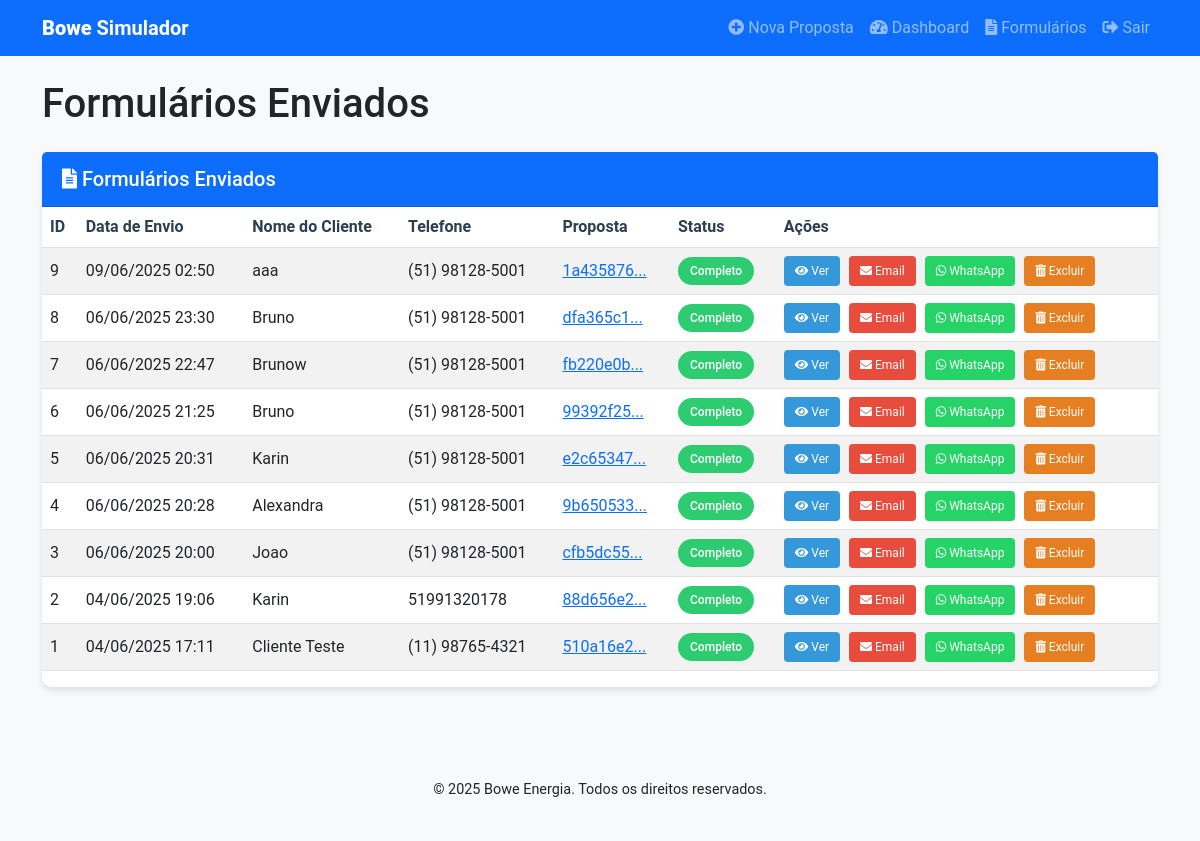
Screenshot of /admin/formularios (signed in) with the database file from the repository.
### src/models/formulario.py (models this page shows, shortened)
class FormularioCliente(db.Model):
    __tablename__ = 'formularios_cliente'
    id = db.Column(db.Integer, primary_key=True)
    proposta_id = db.Column(db.Integer, db.ForeignKey('propostas.id'), nullable=False)
    data_submissao = db.Column(db.DateTime, default=datetime.utcnow)
    nome_completo = db.Column(db.String(150), nullable=False)
    telefone = db.Column(db.String(20), nullable=False)
    email = db.Column(db.String(150), nullable=True)
    estado_civil = db.Column(db.String(50), nullable=True)
    cpf = db.Column(db.String(20), nullable=True)
    rg = db.Column(db.String(20), nullable=True)
    naturalidade = db.Column(db.String(100), nullable=True)
    documento_filename = db.Column(db.String(255), nullable=False)
    conta_luz_filename = db.Column(db.String(255), nullable=False)
    proposta = db.relationship('Proposta', backref=db.backref('formulario', uselist=False))

### src/routes/formulario.py (the view)
@formulario_bp.route('/admin/formularios')
def admin_formularios():
    if 'logged_in' not in session:
        flash('Acesso restrito. Por favor, faça login.', 'error')
        return redirect(url_for('dashboard.login'))
    formularios = FormularioCliente.query.order_by(FormularioCliente.data_submissao.desc()).all()
    return render_template('admin_formularios.html', formularios=formularios)

### src/templates/admin_formularios.html (shortened to what this page needs)
{% extends "base.html" %}
{% block styles %}
<link href="https://cdnjs.cloudflare.com/ajax/libs/font-awesome/5.15.4/css/all.min.css" rel="stylesheet">
{% endblock %}
{% block content %}
<div class="container mt-4">
    <div class="row">
        <div class="col-md-12">
            <h1 class="mb-4">Formulários Enviados</h1>
            <div class="card">
                <div class="card-header bg-primary text-white">
                    <h5 class="mb-0"><i class="fas fa-file-alt"></i> Formulários Enviados</h5>
                </div>
                <div class="table-responsive">
                    {% if formularios %}
                    <table class="table table-striped table-hover">
                        <thead>
                            <tr>
                                <th>ID</th>
                                <th>Data de Envio</th>
                                <th>Nome do Cliente</th>
                                <th>Telefone</th>
                                <th>Proposta</th>
                                <th>Status</th>
                                <th>Ações</th>
                            </tr>
                        </thead>
                        <tbody>
                            {% for formulario in formularios %}
                            <tr>
                                <td>{{ formulario.id }}</td>
                                <td>{{ formulario.data_submissao.strftime('%d/%m/%Y %H:%M') }}</td>
                                <td>{{ formulario.nome_completo }}</td>
                                <td>{{ formulario.telefone }}</td>
                                <td>
                                    <a href="{{ url_for('proposta.visualizar', id_publico=formulario.proposta.id_publico) }}" target="_blank">
                                        {{ formulario.proposta.id_publico[:8] }}...
                                    </a>
                                </td>
                                <td><span class="badge badge-success">Completo</span></td>
                                <td>
                                    <a href="{{ url_for('formulario.admin_formulario_detalhe', id=formulario.id) }}" class="btn btn-sm btn-view">
                                        <i class="fas fa-eye"></i> Ver
                                    </a>
                                    <a href="mailto:{{ formulario.proposta.email_indicado }}" class="btn btn-sm btn-email">
                                        <i class="fas fa-envelope"></i> Email
                                    </a>
                                    <a href="https://wa.me/55{{ formulario.telefone|replace('(', '')|replace(')', '')|replace('-', '')|replace(' ', '') }}" target="_blank" class="btn btn-sm btn-whatsapp">
                                        <i class="fab fa-whatsapp"></i> WhatsApp
                                    </a>
                                    <a href="#" class="btn btn-sm btn-delete" data-id="{{ formulario.id }}" data-toggle="modal" data-target="#confirmDeleteModal">
                                        <i class="fas fa-trash-alt"></i> Excluir
                                    </a>
                                </td>
                            </tr>
                            {% endfor %}
                        </tbody>
                    </table>
                    {% endif %}
                </div>
            </div>
        </div>
    </div>
</div>
{% endblock %}

### src/static/css/style.css (style rules this page uses)
body { font-family: 'Roboto', sans-serif; background-color: #f8f9fa; }
.card { border: none; box-shadow: 0 0.125rem 0.25rem rgba(0, 0, 0, 0.075); margin-bottom: 1.5rem; }
.card-header { font-weight: 600; }
.table th { font-weight: 600; }
.badge { font-weight: 500; padding: 0.4em 0.6em; }

### src/static/css/custom.css (style rules this page uses)
main, .container, .row, .col-md-12 { overflow-x: visible; }

### src/templates/admin_formularios.html (style rules this page uses)
.card { border-radius: 10px; box-shadow: 0 4px 6px rgba(0,0,0,0.1); margin-bottom: 20px; }
.card-header { border-radius: 10px 10px 0 0; padding: 15px 20px; }
.table-responsive { padding: 0; }
.table th { font-weight: 600; color: #2c3e50; }
.table td { vertical-align: middle; }
.badge { padding: 8px 12px; border-radius: 30px; font-weight: 500; font-size: 12px; }
.badge-success { background-color: #2ecc71; color: white; }
.btn-sm { border-radius: 4px; padding: 5px 10px; font-size: 12px; margin-right: 5px; }
.btn-view { background-color: #3498db; color: white; }
.btn-whatsapp { background-color: #25d366; color: white; }
.btn-email { background-color: #e74c3c; color: white; }
.btn-delete { background-color: #e67e22; color: white; }

### rows the page displays
FormularioCliente: id "9", data_submissao "09/06/2025 02:50", nome_completo "aaa", telefone "(51) 98128-5001", proposta "1a435876"
FormularioCliente: id "8", data_submissao "06/06/2025 23:30", nome_completo "Bruno", telefone "(51) 98128-5001", proposta "dfa365c1"
FormularioCliente: id "7", data_submissao "06/06/2025 22:47", nome_completo "Brunow", telefone "(51) 98128-5001", proposta "fb220e0b"
FormularioCliente: id "6", data_submissao "06/06/2025 21:25", nome_completo "Bruno", telefone "(51) 98128-5001", proposta "99392f25"
FormularioCliente: id "5", data_submissao "06/06/2025 20:31", nome_completo "Karin", telefone "(51) 98128-5001", proposta "e2c65347"
FormularioCliente: id "4", data_submissao "06/06/2025 20:28", nome_completo "Alexandra", telefone "(51) 98128-5001", proposta "9b650533"
FormularioCliente: id "3", data_submissao "06/06/2025 20:00", nome_completo "Joao", telefone "(51) 98128-5001", proposta "cfb5dc55"
FormularioCliente: id "2", data_submissao "04/06/2025 19:06", nome_completo "Karin", telefone "51991320178", proposta "88d656e2"
FormularioCliente: id "1", data_submissao "04/06/2025 17:11", nome_completo "Cliente Teste", telefone "(11) 98765-4321", proposta "510a16e2"
